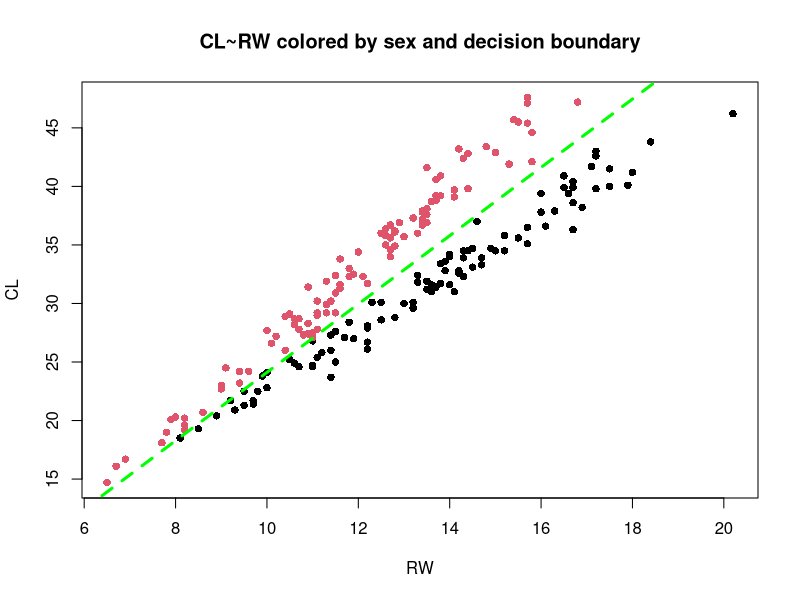

Write R code to recreate this figure.
## ---- chunk 1

LDA <- function(x, y) {
  #indexes of 2 classes
  group1_index <- which( y == "Male" )
  group2_index <- which( y == "Female" )
  #priors probs of classes
  p1 <- length(group1_index) / length(y)
  p2 <- length(group2_index) / length(y)
  prior_probs<-cbind(p1,p2)
  #means of the classes
  mean_class1 <- colMeans(x[group1_index, ])
  mean_class2 <- colMeans(x[group2_index, ])
  group_centers<-cbind(mean_class1,mean_class2)
  #subtract the mean of the group from each group
  x1 = as.matrix(sweep(x[group1_index, ], 2, mean_class1, "-"))
  x2 = as.matrix(sweep(x[group2_index, ], 2, mean_class2, "-"))
  #covariance matices 
  C1 = cov(x1)     
  C2 = cov(x2)      
  #within-class matrix
  S_w = (C1 + C2 )
  #means of global means
  mean_global<-colMeans(x)
  #between-class matrix 
  S1<-(mean_class1-mean_global)%*%t(mean_class1-mean_global)
  S2<-(mean_class2-mean_global)%*%t(mean_class2-mean_global)
  S_b<-length(group1_index)*S1+length(group2_index)*S2
  #eigen vectors ,slope,intercept of decision equation
  ev <- eigen(solve(S_w) %*% S_b)$vectors
  means<-rbind(mean_class2,mean_class1) #rbind means of 2 classes
  rownames(means)<-c("Female","Male")
  gmean<-prior_probs%*%means
  const <- drop(gmean%*%ev)
  lda_slope <- - ev[1,1] / ev[2,1]    #slope of decision line
  lda_intercept <- (const/ev[2,1])[1]  #intercept of decision line
  

  #discriminat function of male
  a0_m<- -0.5*(mean_class1%*%solve(S_w)%*%mean_class1)
  a1_m<- solve(S_w)%*%mean_class1 
  a0_f<--0.5*(mean_class2%*%solve(S_w)%*%mean_class2)
  a1_f<- solve(S_w)%*%mean_class2 

  
  a0<-log(p1/p2)-0.5*((mean_class1+mean_class2)%*%solve(S_w)%*%(mean_class2-mean_class1))
  a1<-t((mean_class2-mean_class1))%*%solve(S_w) #%*%t(as.matrix(x))
  
  
  
  #make predictions if w*x+C>0-->Male else Female
  w<-as.matrix(t(solve(S_w)%*%(mean_class1-mean_class2)))%*%t(as.matrix(x))
  c<-log(p1/p2)-0.5*(mean_class1%*%solve(S_w)%*%mean_class1)+0.5*(mean_class2%*%solve(S_w)%*%mean_class2)
  preds2<-ifelse(apply(w,2,function(x){x+c})>0,"Male","Female")
  
  
  
  return(list("predictions"=preds2,"slope"=lda_slope,"intercept"=lda_intercept,"Group_means"=means,
              "discriminant_function_Male"=c("inter"=a0_m,"coeffs"=a1_m),
              "discriminant_function_Female"=c("inter"=a0_f,"coeffs"=a1_f),
              "equation of decision bountary"=c("inter"=a0,"coeffs"=a1),"C1"=C1))
  
}


## ---- chunk 2
crab<-read.csv("australian-crabs.csv",sep=",",header = T)

x<-crab[,5:6]
y<-crab[,2]


L<-LDA(x,y)


cat("The equation of linear dicriminat function for Male is:\n",
    L$discriminant_function_Male)
cat("\n")
cat("The equation of linear dicriminat function for Female is:\n",
    L$discriminant_function_Female)
cat("\n")
cat("The equation for decision boundary is :\n",
    "slope=",L$slope,"intercept"=L$intercept)
## ---- chunk 3
paste0("The accuracy of the model is :",mean(y==L$predictions))

plot(x[,1],x[,2],col=as.factor(L$predictions),xlab = "RW",ylab = "CL",
     main = "CL~RW colored by sex and decision boundary",pch=16)
abline(L$intercept,L$slope,col="green",lty=2, lwd=3)

